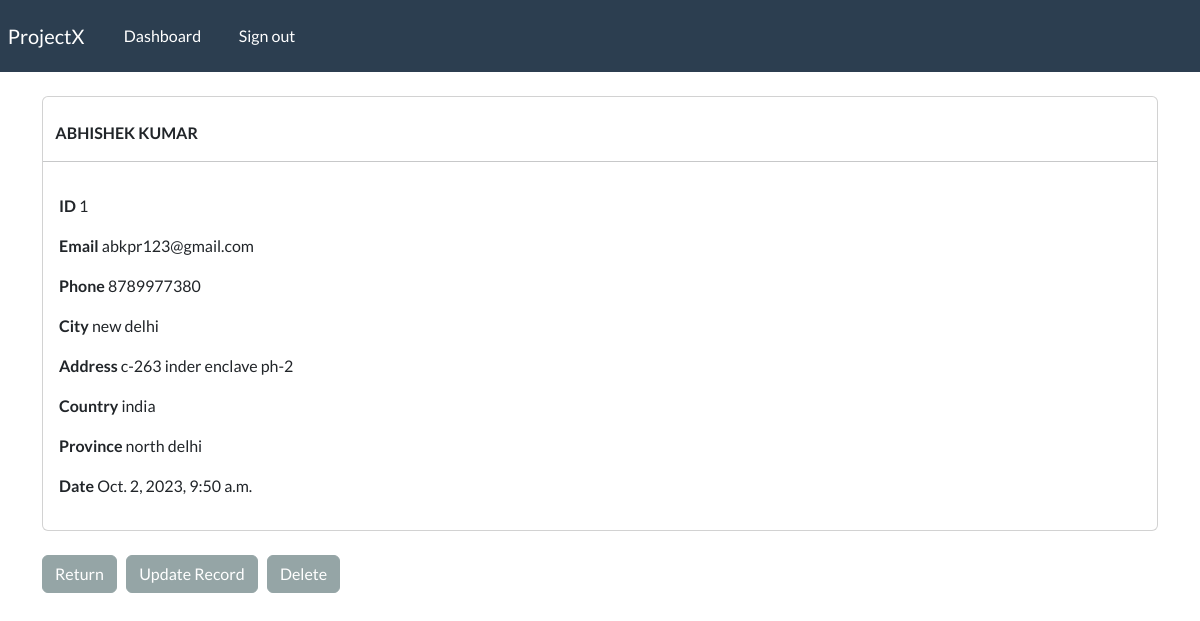
Screenshot of /record/1/ (signed in) with the database file from the repository.
### webapp/models.py (models this page shows, shortened)
class Record(models.Model):
    creation_date = models.DateTimeField(auto_now_add=True)
    first_name = models.CharField(max_length=100)
    last_name = models.CharField(max_length=100)
    email = models.CharField(max_length=100)
    phone= models.CharField(max_length=10)
    address = models.CharField(max_length=200)
    city = models.CharField(max_length=100)
    province = models.CharField(max_length=100)
    country = models.CharField(max_length=100)

### webapp/views.py (the view)
# urls.py: path('record/<int:pk>/', views.singular_record, name="record"),
@login_required(login_url='my-login')
def singular_record(request, pk):
    all_record = Record.objects.get(id = pk)
    context = {'record':all_record }
    return render(request, 'webapp/view-record.html', context=context)

### webapp/templates/webapp/view-record.html (shortened to what this page needs)
{% extends 'webapp/base.html' %}
{% block content %}
<body>
    <div class="card">
        <strong>
            <br>
            {{record.first_name|upper}}
            {{record.last_name|upper}}
        </strong>
        <hr>
        <div class="card-body">
            <p> <strong> ID </strong> {{record.id}} </p>
            <p> <strong> Email </strong> {{record.email}} </p>
            <p> <strong> Phone </strong> {{record.phone}} </p>
            <p> <strong> City </strong> {{record.city}} </p>
            <p> <strong> Address </strong> {{record.address}} </p>
            <p> <strong> Country </strong> {{record.country}} </p>
            <p> <strong> Province </strong> {{record.province}} </p>
            <p> <strong> Date </strong> {{record.creation_date}} </p>
        </div>
    </div>
    <br>
    <a href="{% url 'dashboard' %}" class="btn btn-secondary"> Return </a>
    <a href="{% url 'update-record' record.id %}" class="btn btn-secondary"> Update Record </a>
    <a href="{% url 'delete-record' record.id %}" class="btn btn-secondary"> Delete </a>
</body>
        {% endblock %}

### rows the page displays
Record: first_name "ABHISHEK", last_name "KUMAR", id "1", email "abkpr123@gmail.com", phone "8789977380", city "new delhi", address "c-263 inder enclave ph-2", country "india", province "north delhi", creation_date "Oct. 2, 2023, 9:50 a.m."
